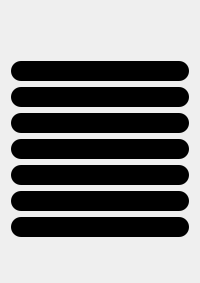
                 <widget class="QWidget" name="inceptionPL_SensorWidget_3" native="true">
                  <layout class="QVBoxLayout" name="verticalLayout_47">
                   <item>
                    <spacer name="verticalSpacer_12">
                     <property name="orientation">
                      <enum>Qt::Vertical</enum>
                     </property>
                     <property name="sizeType">
                      <enum>QSizePolicy::Fixed</enum>
                     </property>
                     <property name="sizeHint" stdset="0">
                      <size>
                       <width>20</width>
                       <height>50</height>
                      </size>
                     </property>
                    </spacer>
                   </item>
                   <item>
                    <widget class="QLabel" name="inception_sensor_22">
                     <property name="styleSheet">
                      <string notr="true">background-color: black;
border-radius: 10px;
min-width: 20px;
min-height: 20px;
</string>
                     </property>
                     <property name="text">
                      <string/>
                     </property>
                    </widget>
                   </item>
                   <item>
                    <widget class="QLabel" name="inception_sensor_23">
                     <property name="styleSheet">
                      <string notr="true">background-color: black;
border-radius: 10px;
min-width: 20px;
min-height: 20px;
</string>
                     </property>
                     <property name="text">
                      <string/>
                     </property>
                    </widget>
                   </item>
                   <item>
                    <widget class="QLabel" name="inception_sensor_24">
                     <property name="styleSheet">
                      <string notr="true">background-color: black;
border-radius: 10px;
min-width: 20px;
min-height: 20px;
</string>
                     </property>
                     <property name="text">
                      <string/>
                     </property>
                    </widget>
                   </item>
                   <item>
                    <widget class="QLabel" name="inception_sensor_25">
                     <property name="styleSheet">
                      <string notr="true">background-color: black;
border-radius: 10px;
min-width: 20px;
min-height: 20px;
</string>
                     </property>
                     <property name="text">
                      <string/>
                     </property>
                    </widget>
                   </item>
                   <item>
                    <widget class="QLabel" name="inception_sensor_26">
                     <property name="styleSheet">
                      <string notr="true">background-color: black;
border-radius: 10px;
min-width: 20px;
min-height: 20px;
</string>
                     </property>
                     <property name="text">
                      <string/>
                     </property>
                    </widget>
                   </item>
                   <item>
                    <widget class="QLabel" name="inception_sensor_27">
                     <property name="styleSheet">
                      <string notr="true">background-color: black;
border-radius: 10px;
min-width: 20px;
min-height: 20px;
</string>
                     </property>
                     <property name="text">
                      <string/>
                     </property>
                    </widget>
                   </item>
                   <item>
                    <widget class="QLabel" name="inception_sensor_28">
                     <property name="styleSheet">
                      <string notr="true">background-color: black;
border-radius: 10px;
min-width: 20px;
min-height: 20px;
</string>
                     </property>
                     <property name="text">
                      <string/>
                     </property>
                    </widget>
                   </item>
                   <item>
                    <spacer name="verticalSpacer_13">
                     <property name="orientation">
                      <enum>Qt::Vertical</enum>
                     </property>
                     <property name="sizeType">
                      <enum>QSizePolicy::Fixed</enum>
                     </property>
                     <property name="sizeHint" stdset="0">
                      <size>
                       <width>20</width>
                       <height>35</height>
                      </size>
                     </property>
                    </spacer>
                   </item>
                  </layout>
                 </widget>
